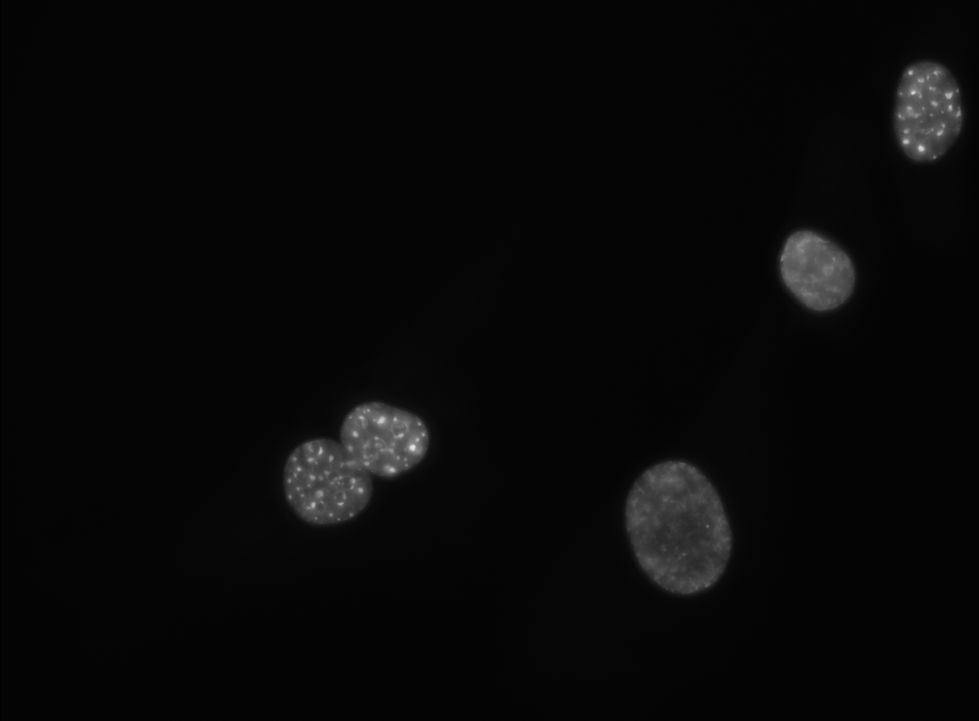
#> input picture data/DO/DAPI.TIF, 979 x 721 px, shrunk from 1330 x 980 before the run
$ python otsuThreshold.py ../../../data/DO/DAPI.TIF
#> lines starting #> are read from the running program, lines starting #| are printed output that depends on the picture; after the words box and inside, x2 and y2 are one past the last pixel; in counts of white or black regions, pixels touching at a corner belong together
### src/segmentation/bin/modules/thresholding.py
import cv2
import re
import pandas as pd
import numpy as np
from matplotlib import pyplot as plt
from scipy import ndimage
from skimage import measure, color, io
from skimage.util import img_as_ubyte


# [10 lines left out: function collectProperties, not called in this run]

def otsuThresholding(path_to_image: str, tile_nr=""):
    '''
        note to self: this code adapted from DigitalSreeni assumes that your input image is an 8-bit rgb, which makes it so that we have to do some image format transformation because:
        - cv2.shreshold accepts only 8-bit grayscale
        - cv2.watershed only accepts 8-bit rgb
    '''
#> called with path_to_image = '../../../data/DO/DAPI.TIF', tile_nr = ''
    '''
    returns a labeled image, where 0 = background and all other integers an object number.
    These numbers don't have any actual image value, so the image isn't really used as an image object, but more as an array
    that stores which pixel belongs to which label. Also returns a csv that contains image properties of the given objects
    '''
    img =io.imread(path_to_image)
#> img is the input picture: shape (721, 979); min 1, max 230, mean 8.4
    # Extract tile number for umi's later on
    # Create an 8bit version of the image
    img_as_8 = img_as_ubyte(img)
    # Creat an RGB version that only has signal in the blue channel
    shape = img_as_8.shape
#> shape = (721, 979)
    empty = np.zeros(shape)
    img_as_8bit_RGB = cv2.merge([img_as_8,img_as_8,img_as_8])

    try:
        cells = img[:,:,0]
    except IndexError:
        cells = img_as_8


    pixels_to_um = 0.454 # 1 pixel = 454 nm (got this from the metadata of original image)

    ret1, thresh = cv2.threshold(cells, 0, 255, cv2.THRESH_BINARY+cv2.THRESH_OTSU)
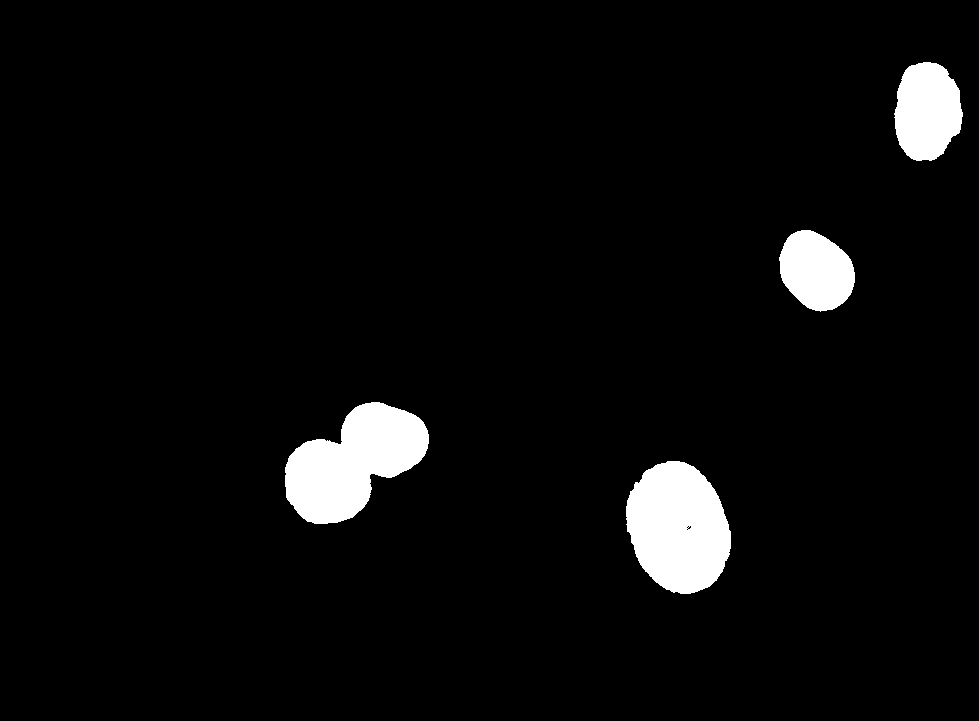
#> thresh: shape (721, 979); 4.4% white; 4 white regions, box (x1, y1, x2, y2) and area: (285, 402, 429, 524) 10619, (626, 461, 731, 594) 10562, (894, 62, 963, 161) 5281, (779, 230, 855, 312) 4574
#> ret1 = 40

    # Morphological operations to remove small noise - opening
    #To remove holes we can use closing
    kernel = np.ones((3,3),np.uint16)
    opening = cv2.morphologyEx(thresh,cv2.MORPH_OPEN,kernel, iterations = 2)
#> opening: shape (721, 979); 4.4% white; 4 white regions, box (x1, y1, x2, y2) and area: (285, 402, 429, 524) 10609, (626, 461, 731, 594) 10549, (895, 62, 963, 161) 5272, (780, 230, 855, 311) 4569

    # from skimage.segmentation import clear_border
    # opening = clear_border(opening) #Remove edge touching grains

    sure_bg = cv2.dilate(opening,kernel,iterations=10)
#> sure_bg: shape (721, 979); 7% white; 4 white regions, box (x1, y1, x2, y2) and area: (275, 392, 439, 534) 16427, (616, 451, 741, 604) 15720, (885, 52, 973, 171) 9015, (770, 220, 865, 321) 8089
    dist_transform = cv2.distanceTransform(opening,cv2.DIST_L2,5)
    ret2, sure_fg = cv2.threshold(dist_transform,0.5*dist_transform.max(),255,0)
#> sure_fg: shape (721, 979) float32; 1.1% white; 4 white regions, box (x1, y1, x2, y2) and area: (305, 422, 409, 504) 2930, (646, 481, 711, 574) 2766, (915, 82, 942, 140) 1084, (800, 250, 835, 291) 904
#> ret2 = 20.58

    #Later you realize that 0.25* max value will not separate the cells well.
    #High value like 0.7 will not recognize some cells. 0.5 seems to be a good compromize

    # Unknown ambiguous region is nothing but bkground - foreground
    sure_fg = np.uint8(sure_fg)
    unknown = cv2.subtract(sure_bg,sure_fg)
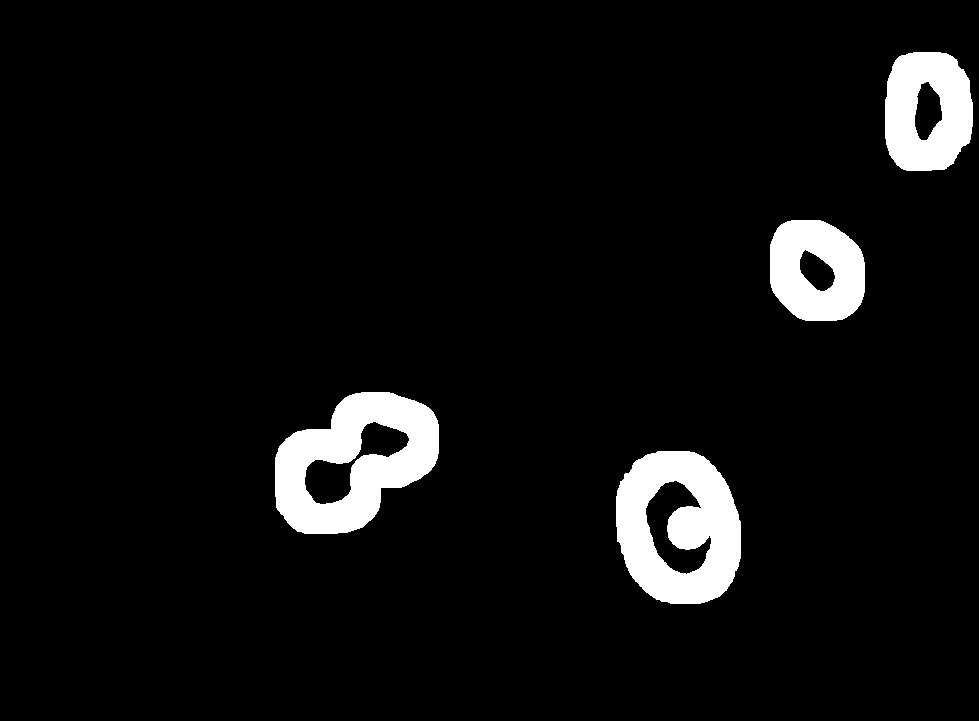
#> unknown: shape (721, 979); 5.9% white; 4 white regions

    #Now we create a marker and label the regions inside.
    # For sure regions, both foreground and background will be labeled with positive numbers.
    # Unknown regions will be labeled 0.
    #For markers let us use ConnectedComponents.
    ret3, markers = cv2.connectedComponents(sure_fg)
#> markers: shape (721, 979) int32; 5 distinct labels, from 0 to 4
#> ret3 = 5

    #One problem rightnow is that the entire background pixels is given value 0.
    #This means watershed considers this region as unknown.
    #So let us add 10 to all labels so that sure background is not 0, but 10
    markers = markers+10
#> markers: shape (721, 979) int32; 5 distinct labels, from 10 to 14

    # Now, mark the region of unknown with zero
    markers[unknown==255] = 0
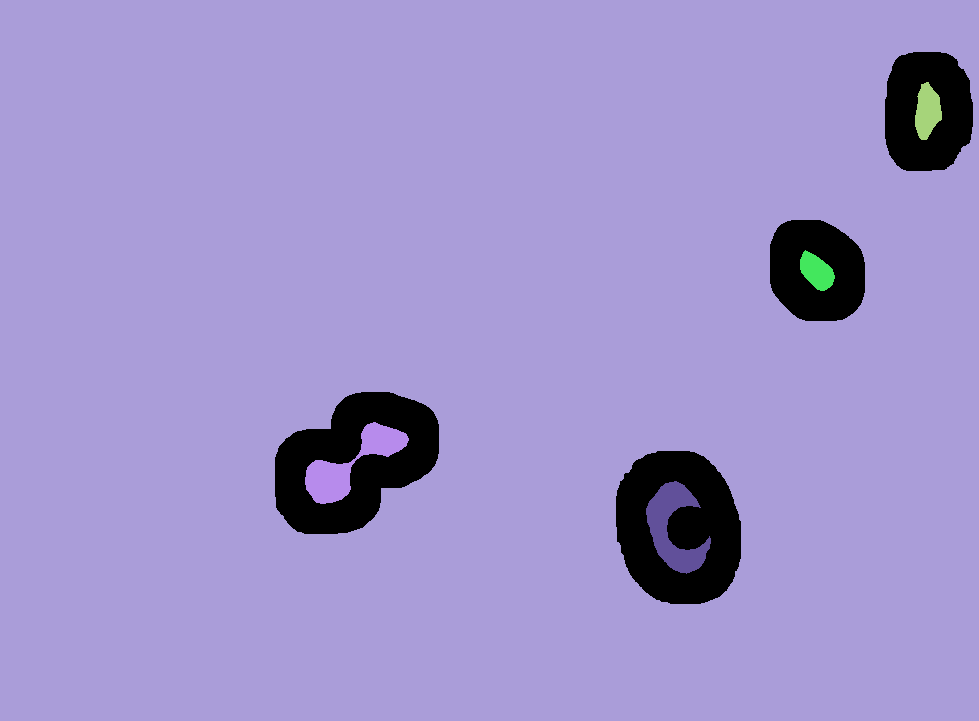
#> markers: shape (721, 979) int32; 6 distinct labels, from 0 to 14; one colour per label, 0 black

    #Now we are ready for watershed filling.
    markers = cv2.watershed(img_as_8bit_RGB,markers)
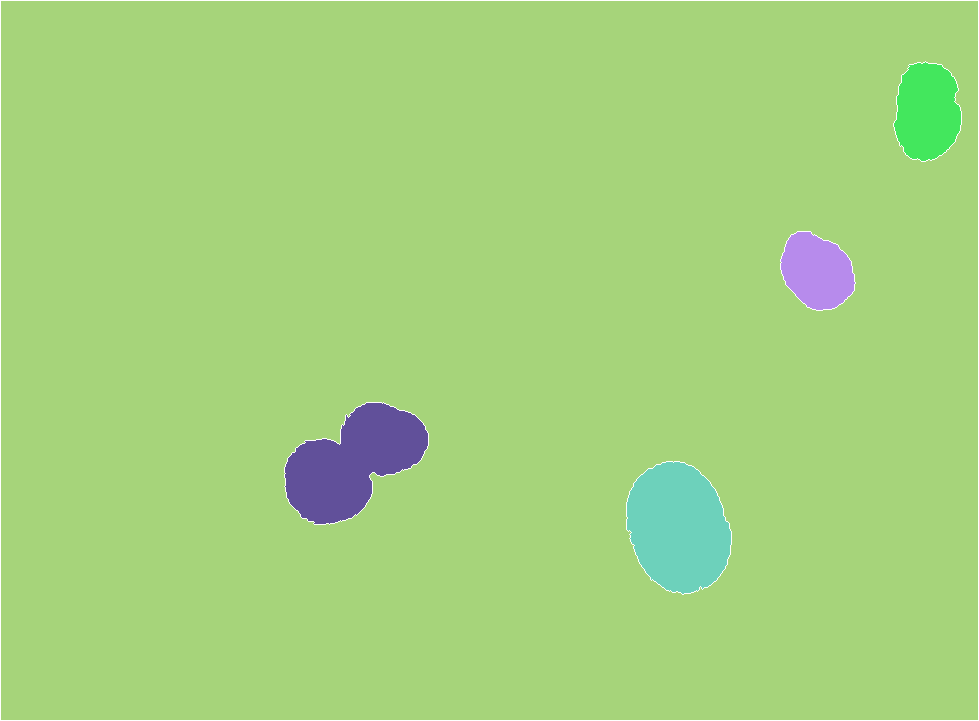
#> markers: shape (721, 979) int32; 6 distinct labels, from -1 to 14; one colour per label, 0 black, -1 white
    #The boundary region will be marked -1
    markers[markers==-1] = 10 # add the boundary images to the background
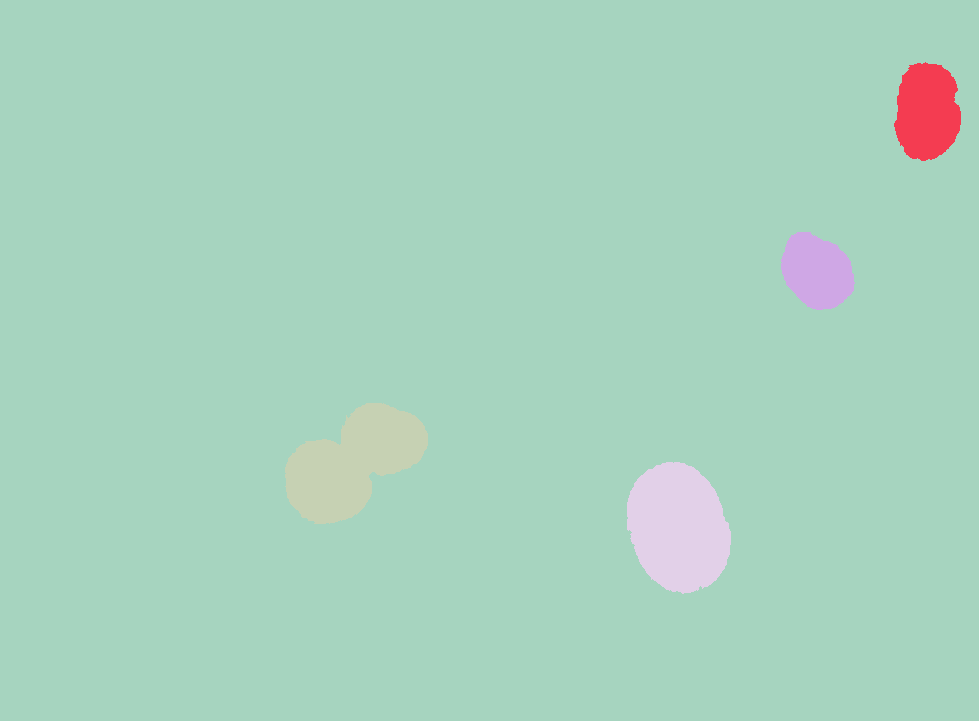
#> markers: shape (721, 979) int32; 5 distinct labels, from 10 to 14; one colour per label, 0 black
    label_image = measure.label(markers, background=10)
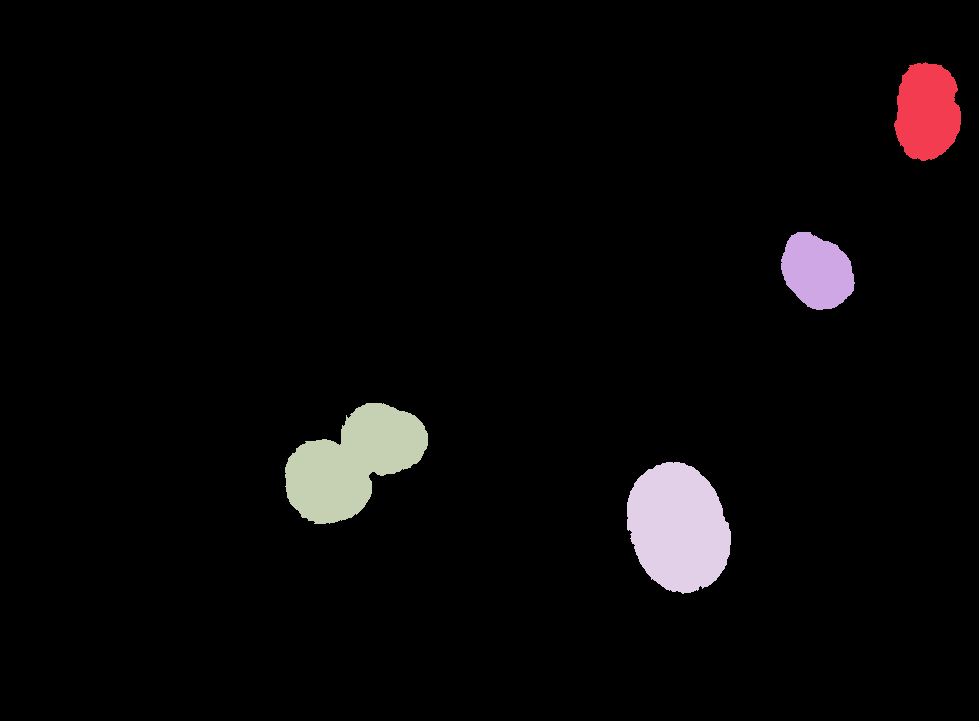
#> label_image: shape (721, 979) int64; 5 distinct labels, from 0 to 4; one colour per label, 0 black

    ## Extract properties of detected cells
    regions = measure.regionprops(label_image, intensity_image=img)
#> regions = 4 regions; box (x1, y1, x2, y2) and area: (627, 462, 731, 594) 10427, (285, 403, 428, 524) 10321, (894, 62, 961, 161) 5142, (781, 232, 855, 310) 4220

    #Best way is to output all properties to a csv file
    #Let us pick which ones we want to export.

    propList = ['Area',
                'equivalent_diameter', #Added... verify if it works
                'orientation', #Added, verify if it works. Angle btwn x-axis and major axis.
                'MajorAxisLength',
                'MinorAxisLength',
                'Perimeter',
                'MinIntensity',
                'MeanIntensity',
                'MaxIntensity']

    # output_file = open('cell_measurements.csv', 'w')
    # output_file.write(',' + ",".join(propList) + '\n') #join strings in array by commas, leave first cell blank

    rows_list=[]
    for region_props in regions:
        attribute_dict = {}
        center_y, center_x= region_props['centroid']
        attribute_dict['Image_Label'] =region_props['Label']
        attribute_dict['Cell_Label'] = f"T{tile_nr}_X{int(center_x)}_Y{int(center_y)}_{region_props['Label']}"
        attribute_dict['Center_X'] = int(center_x)
        attribute_dict['Center_Y'] = int(center_y)
        for i,prop in enumerate(propList):
            if(prop == 'Area'):
                attribute_dict['area'] = region_props[prop]*pixels_to_um**2
            elif(prop == 'orientation'):
                attribute_dict['orientation'] = region_props[prop]*57.2958
            elif(prop.find('Intensity') < 0):          # Any prop without Intensity in its name
                attribute_dict[prop] = region_props[prop]*pixels_to_um
            else:
                attribute_dict[prop] = region_props[prop]
        rows_list.append(attribute_dict)
#> this loop made 4 passes
#> (center_y, center_x) on passes 1 to 4: (111.2, 926.8), (271, 816.6), (462, 352.3), (527.2, 677.9)
#> after the loop, rows_list = 4 items
    attribute_df = pd.DataFrame(rows_list)
#> attribute_df = table of 4 rows and 13 columns
    return label_image, attribute_df


# [6 lines that do not run on import are left out]
    # fig, axs = plt.subplots(1,2)
    # axs[0].imshow(colored_image)
    # axs[1].imshow(cut_image)
    # plt.show()

### src/segmentation/bin/otsuThreshold.py
import sys
import re
import os
import pandas as pd
from skimage import io
import numpy as np
from modules.thresholding import otsuThresholding

image_path = sys.argv[1]
prefix = os.path.splitext(image_path)[0]
try:
    # Check if there's a tile number in the image
    tile_nr = re.findall(r"\d+", re.findall(r"tile\d+", prefix)[0])[0]
except:
    tile_nr=""
labeled_image, attributes_df = otsuThresholding(image_path, tile_nr)
#> attributes_df = table of 4 rows and 13 columns
# labeled_image is not yet viewable, it's just an int64 image with values 0-#objects, it has no pixel meaning.
# For that you need to call skimage.label2rgb
if 'tile_nr' in locals():
    attributes_df['Tile'] = tile_nr
io.imsave(f"{prefix}_labeled.tif", labeled_image, check_contrast=False)
attributes_df.to_csv(f"{prefix}_properties.csv", index=False)

$ run again, with data/Round1/Round1_c2.TIF copied over data/DO/DAPI.TIF
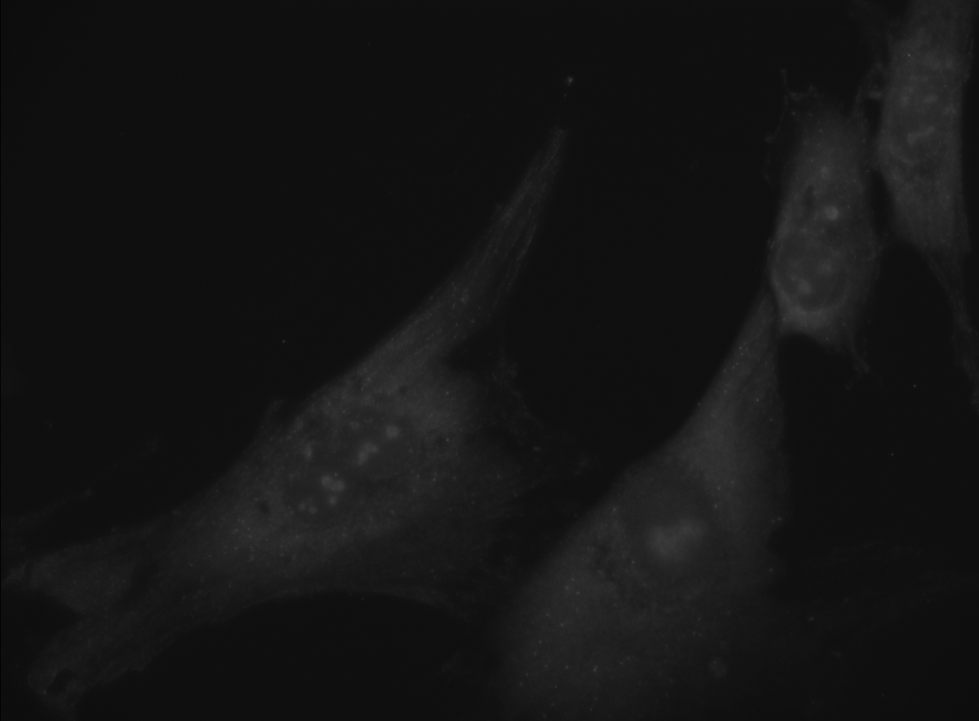
#> input picture data/Round1/Round1_c2.TIF, 979 x 721 px, shrunk from 1330 x 980 before the run
#> in otsuThresholding, img is the input picture: shape (721, 979); min 3, max 79, mean 20.4
#> thresh: shape (721, 979); 20.3% white; 542 white regions (515 under 20 px), largest, box (x1, y1, x2, y2) and area: (507, 0, 972, 707) 89065, (169, 227, 504, 599) 48797, (54, 562, 132, 611) 1435
#> ret1 = 26
#> opening: shape (721, 979); 19.1% white; 22 white regions, largest, box (x1, y1, x2, y2) and area: (512, 0, 969, 702) 86571, (173, 262, 485, 594) 46542, (500, 181, 537, 226) 546
#> sure_bg: shape (721, 979); 26.3% white; 4 white regions, box (x1, y1, x2, y2) and area: (502, 0, 979, 712) 115196, (163, 244, 513, 604) 62647, (29, 548, 132, 619) 4748, (490, 171, 555, 236) 3024
#> ret2 = 40.64
#> unknown: shape (721, 979); 22.7% white; 4 white regions
#> ret3 = 5
#> in otsuThresholding, `markers[markers==-1] = 10`:
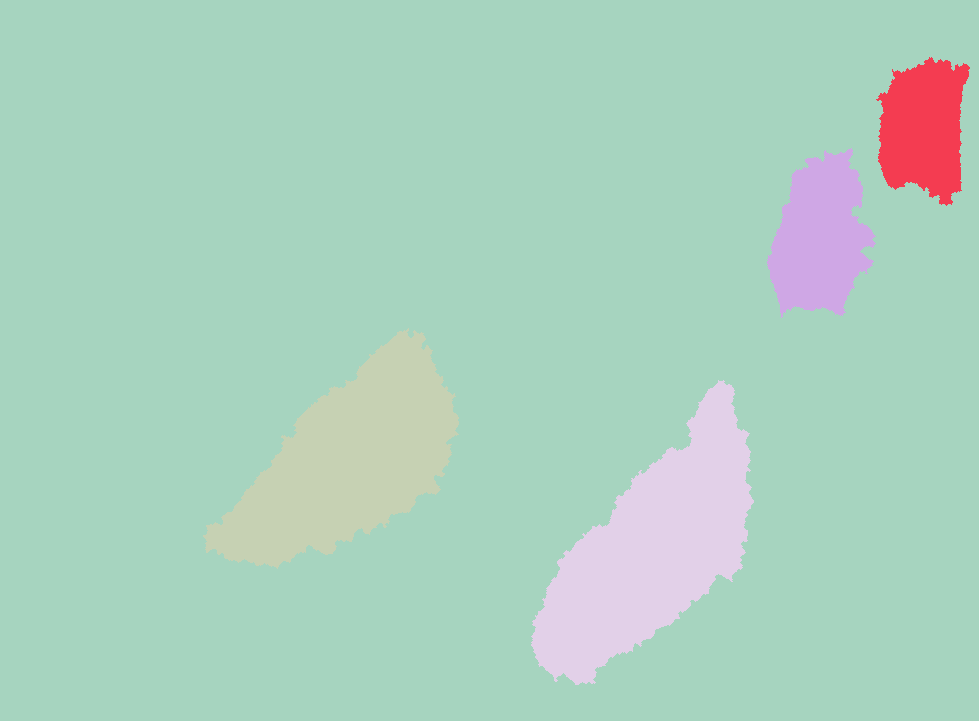
#> markers: shape (721, 979) int32; 5 distinct labels, from 10 to 14; one colour per label, 0 black
#> in otsuThresholding, `label_image = measure.label(markers, background=10)`:
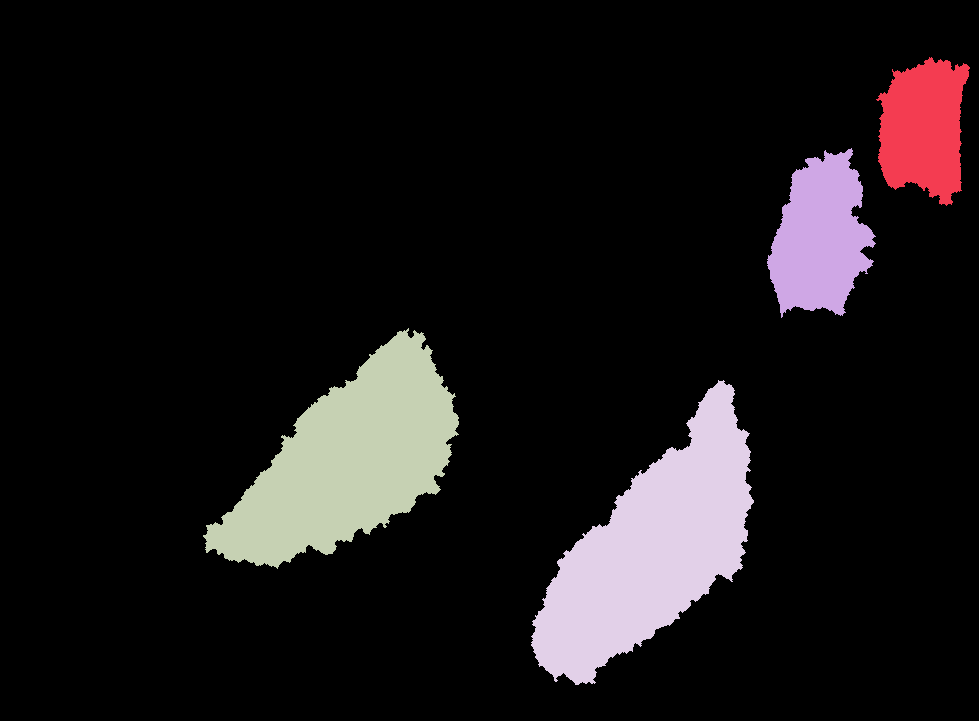
#> label_image: shape (721, 979) int64; 5 distinct labels, from 0 to 4; one colour per label, 0 black
#> regions = 4 regions; box (x1, y1, x2, y2) and area: (531, 380, 754, 685) 32685, (203, 328, 459, 569) 30921, (767, 148, 876, 318) 12087, (876, 57, 970, 206) 9898
#> the loop in otsuThresholding, `for region_props in regions:` made 4 passes
#> (center_y, center_x) on passes 1 to 4: (128.1, 923.3), (236.9, 819.9), (460.7, 347.5), (548.5, 651.2)
#> after the loop in otsuThresholding, `for region_props in regions:`: rows_list = 4 items
#> attribute_df = table of 4 rows and 13 columns
